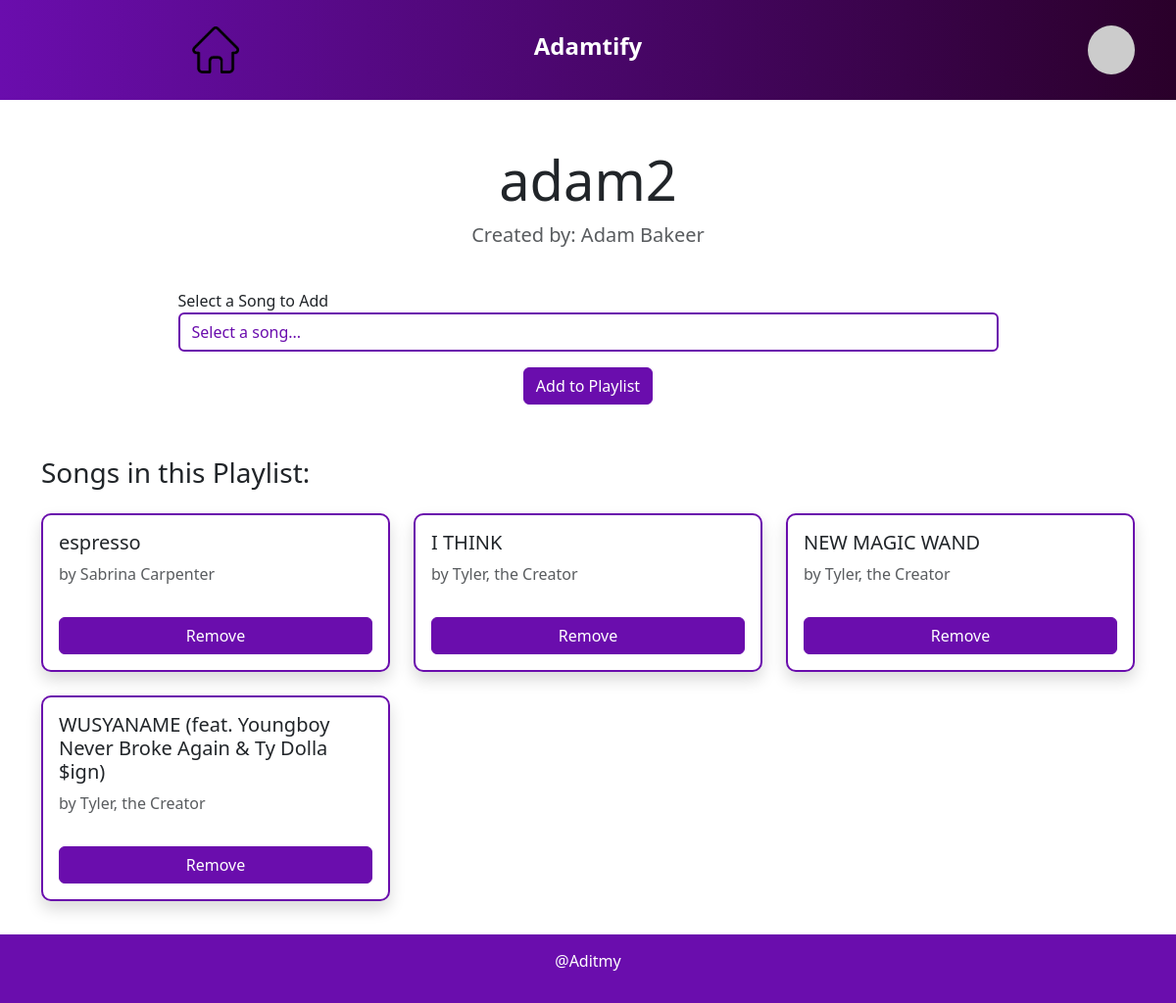
The page /view_playlist/1 (signed in) on the database its author committed.
### app/models.py (models this page shows)
class Playlist(db.Model):
    playlist_id = db.Column(db.Integer, primary_key=True)
    name = db.Column(db.String(200), nullable=False)
    user_id = db.Column(
        db.Integer, db.ForeignKey('user.user_id'), nullable=False
    )
    songs = db.relationship(
        'PlaylistSong', back_populates='playlist',
        lazy='select', cascade='all, delete-orphan'
    )

class User(db.Model):
    user_id = db.Column(db.Integer, primary_key=True)
    firstname = db.Column(db.String(100), index=True, nullable=False)
    lastname = db.Column(db.String(100), index=True, nullable=False)
    username = db.Column(
        db.String(100), index=True, unique=True, nullable=False
    )
    email = db.Column(db.String(120), unique=True, nullable=False)
    password_hash = db.Column(db.String(200), nullable=False)
    user_artists = db.relationship(
        'UserArtist', backref='user', cascade='all, delete-orphan'
    )
    user_genres = db.relationship(
        'UserGenre', backref='user', cascade='all, delete-orphan'
    )
    playlists = db.relationship(
        'Playlist', backref='user', cascade='all, delete-orphan'
    )
    chats = db.relationship(
        'Chat', backref='user', cascade='all, delete-orphan'
    )

class Song(db.Model):
    song_id = db.Column(db.String(150), primary_key=True)
    title = db.Column(db.String(200), nullable=False)
    duration = db.Column(db.Integer)
    genre = db.Column(db.String(80))
    artist_ids = db.Column(db.Text)
    playlists = db.relationship(
        'PlaylistSong', back_populates='song', lazy='select'
    )
    artists = db.relationship(
        'SongArtist', back_populates='song', lazy='select'
    )

class Artist(db.Model):
    artist_id = db.Column(db.String(80), primary_key=True)
    artist_name = db.Column(
        db.String(100), index=True, unique=True, nullable=False
    )
    listeners = db.Column(db.Integer, nullable=False, default=0)
    songs = db.relationship(
        'SongArtist', back_populates='artist', lazy='select'
    )
    preferred_by_users = db.relationship(
        'UserArtist', backref='artist', lazy='dynamic'
    )

### app/views.py (the view, shortened to what this page needs)
@app.route('/view_playlist/<int:playlist_id>', methods=['GET', 'POST'])
def view_playlist(playlist_id):
    if 'user_id' not in session:
        return redirect(url_for('login'))
    playlist = Playlist.query.get_or_404(playlist_id)
    if playlist.user_id != session['user_id']:
        return jsonify({'success': False, 'message': 'You are not the owner of this playlist'}), 403
    songs = Song.query.join(PlaylistSong).filter(PlaylistSong.playlist_id == playlist_id).all()
    available_songs = Song.query.filter(~Song.song_id.in_([song.song_id for song in songs])).all()
    return render_template('view_playlist.html', playlist=playlist, songs=songs, available_songs=available_songs)

### app/views.py (called while the page is built)
def get_user_by_id(user_id):
    return User.query.filter_by(user_id=user_id).first()

@app.before_request
def before_request():
    session.permanent = False  # Make the session temporary
    user_id = session.get('user_id')
    if user_id:
        g.user = get_user_by_id(user_id)
    else:
        g.user = None

### app/templates/view_playlist.html (shortened to what this page needs)
{% extends "base.html" %}
{% block content %}
<div class="container mt-5">
    <div class="row mb-4">
        <div class="col-12 text-center">
            <h2 class="display-4 text-dark">{{ playlist.name }}</h2>
            <p class="lead text-muted">Created by: {{ playlist.user.firstname }} {{ playlist.user.lastname }}</p>
        </div>
    </div>
    <div class="row mb-5">
        <div class="col-12">
            <form action="{{ url_for('view_playlist', playlist_id=playlist.playlist_id) }}" method="POST" class="d-flex flex-column align-items-center">
                <div class="form-group w-75">
                    <label for="songSelect" class="text-dark">Select a Song to Add</label>
                    <select class="form-control" id="songSelect" name="song_id" style="border: 2px solid #6a0dad; color: #6a0dad;">
                        <option value="">Select a song...</option>
                    </select>
                </div>
                <button type="submit" class="btn btn-primary mt-3" style="background-color: #6a0dad; border-color: #6a0dad;">Add to Playlist</button>
            </form>
        </div>
    </div>
    <h3 class="text-dark mb-4">Songs in this Playlist:</h3>
    <div class="row">
        {% for song in songs %}
            <div class="col-12 col-sm-6 col-md-4 mb-4">
                <div class="card h-100 shadow" style="border: 2px solid #6a0dad;">
                    <div class="card-body d-flex flex-column justify-content-between">
                        <h5 class="card-title text-dark">{{ song.title }}</h5>
                        <p class="card-text text-muted">by {{ song.artists[0].artist.artist_name }}</p>
                        <button type="button" class="btn remove-song-btn mt-3"
                                data-song-id="{{ song.song_id }}"
                                data-playlist-id="{{ playlist.playlist_id }}"
                                style="background-color: #6a0dad; color: white; border-color: #6a0dad;">
                            Remove
                        </button>
                    </div>
                </div>
            </div>
        {% else %}
            <div class="col-12">
                <div class="alert alert-info text-center">
                    No songs in this playlist yet.
                </div>
            </div>
        {% endfor %}
    </div>
</div>
{% endblock %}

### app/static/style/base.css (style rules this page uses)
.card { border: none; border-radius: 10px; }
.btn-primary { margin: 5px; }
.container { padding-bottom: 80px; }

### rows shown on the page
Playlist: name "adam2"
User: user.firstname "Adam", user.lastname "Bakeer"
Song: title "espresso", artist_name "Sabrina Carpenter"
Song: title "I THINK", artist_name "Tyler, the Creator"
Song: title "NEW MAGIC WAND", artist_name "Tyler, the Creator"
Song: title "WUSYANAME (feat. Youngboy Never Broke Again & Ty Dolla $ign)", artist_name "Tyler, the Creator"
